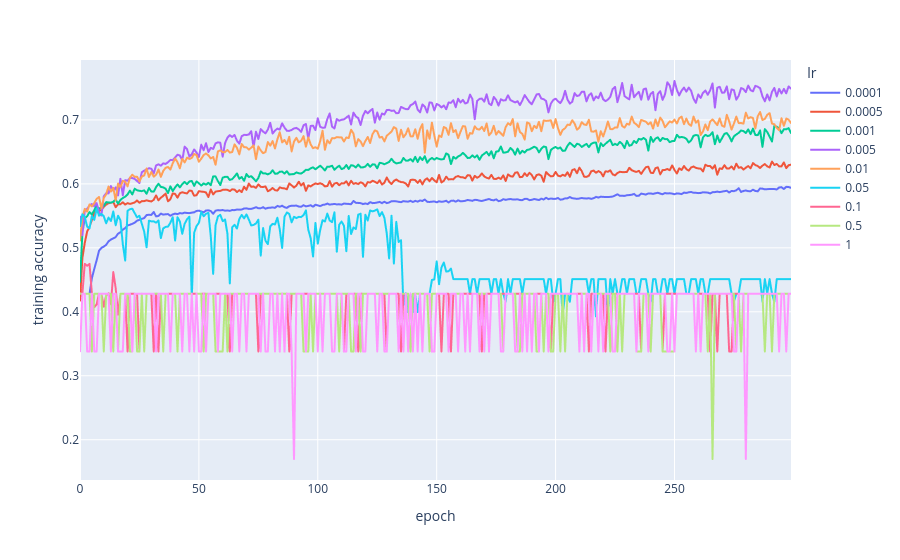
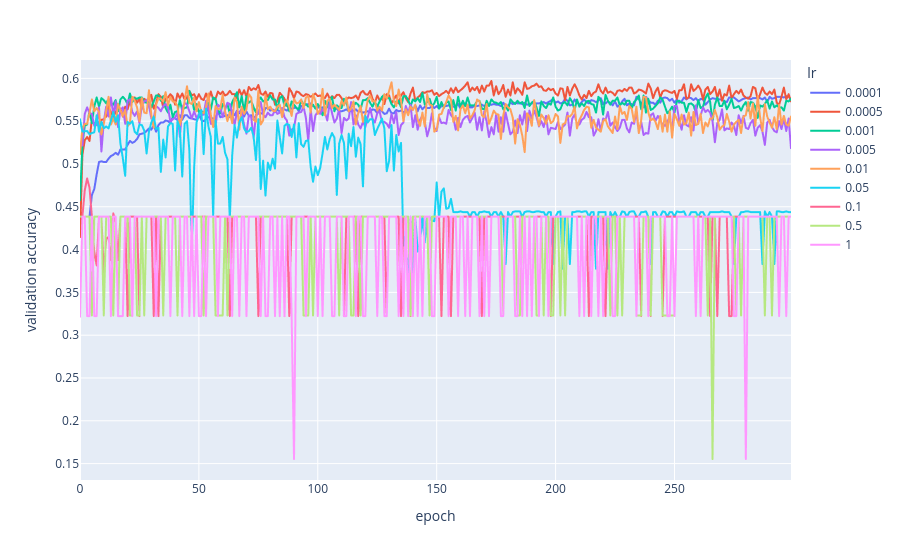

Notebook source saved alongside these figures, in order:
### Code cell
train_and_plot(
    [
        {"lr": 0.0001},
        {"lr": 0.0005},
        {"lr": 0.001},
        {"lr": 0.005},
        {"lr": 0.01},
        {"lr": 0.05},
        {"lr": 0.1},
        {"lr": 0.5},
        {"lr": 1},
    ],
    "lr"
)

### Figure 1 — Plotly figure (JSON) as saved in the notebook; plotly's stock layout.template omitted (floating-point values rounded to 4 significant figures; data arrays with more than 128 entries replaced by an {"elided": "..."} marker saying what was removed)
{"data": [{"hovertemplate": "lr=0.0001<br>epoch=%{x}<br>training accuracy=%{y}<extra></extra>", "legendgroup": "0.0001", "line": {"color": "#636efa", "dash": "solid"}, "marker": {"symbol": "circle"}, "mode": "lines", "name": "0.0001", "showlegend": true, "type": "scattergl", "x": {"elided": "300 int values"}, "xaxis": "x", "y": {"elided": "300 float values"}, "yaxis": "y"}, {"hovertemplate": "lr=0.0005<br>epoch=%{x}<br>training accuracy=%{y}<extra></extra>", "legendgroup": "0.0005", "line": {"color": "#EF553B", "dash": "solid"}, "marker": {"symbol": "circle"}, "mode": "lines", "name": "0.0005", "showlegend": true, "type": "scattergl", "x": {"elided": "300 int values"}, "xaxis": "x", "y": {"elided": "300 float values"}, "yaxis": "y"}, {"hovertemplate": "lr=0.001<br>epoch=%{x}<br>training accuracy=%{y}<extra></extra>", "legendgroup": "0.001", "line": {"color": "#00cc96", "dash": "solid"}, "marker": {"symbol": "circle"}, "mode": "lines", "name": "0.001", "showlegend": true, "type": "scattergl", "x": {"elided": "300 int values"}, "xaxis": "x", "y": {"elided": "300 float values"}, "yaxis": "y"}, {"hovertemplate": "lr=0.005<br>epoch=%{x}<br>training accuracy=%{y}<extra></extra>", "legendgroup": "0.005", "line": {"color": "#ab63fa", "dash": "solid"}, "marker": {"symbol": "circle"}, "mode": "lines", "name": "0.005", "showlegend": true, "type": "scattergl", "x": {"elided": "300 int values"}, "xaxis": "x", "y": {"elided": "300 float values"}, "yaxis": "y"}, {"hovertemplate": "lr=0.01<br>epoch=%{x}<br>training accuracy=%{y}<extra></extra>", "legendgroup": "0.01", "line": {"color": "#FFA15A", "dash": "solid"}, "marker": {"symbol": "circle"}, "mode": "lines", "name": "0.01", "showlegend": true, "type": "scattergl", "x": {"elided": "300 int values"}, "xaxis": "x", "y": {"elided": "300 float values"}, "yaxis": "y"}, {"hovertemplate": "lr=0.05<br>epoch=%{x}<br>training accuracy=%{y}<extra></extra>", "legendgroup": "0.05", "line": {"color": "#19d3f3", "dash": "solid"}, "marker": {"symbol": "circle"}, "mode": "lines", "name": "0.05", "showlegend": true, "type": "scattergl", "x": {"elided": "300 int values"}, "xaxis": "x", "y": {"elided": "300 float values"}, "yaxis": "y"}, {"hovertemplate": "lr=0.1<br>epoch=%{x}<br>training accuracy=%{y}<extra></extra>", "legendgroup": "0.1", "line": {"color": "#FF6692", "dash": "solid"}, "marker": {"symbol": "circle"}, "mode": "lines", "name": "0.1", "showlegend": true, "type": "scattergl", "x": {"elided": "300 int values"}, "xaxis": "x", "y": {"elided": "300 float values"}, "yaxis": "y"}, {"hovertemplate": "lr=0.5<br>epoch=%{x}<br>training accuracy=%{y}<extra></extra>", "legendgroup": "0.5", "line": {"color": "#B6E880", "dash": "solid"}, "marker": {"symbol": "circle"}, "mode": "lines", "name": "0.5", "showlegend": true, "type": "scattergl", "x": {"elided": "300 int values"}, "xaxis": "x", "y": {"elided": "300 float values"}, "yaxis": "y"}, {"hovertemplate": "lr=1<br>epoch=%{x}<br>training accuracy=%{y}<extra></extra>", "legendgroup": "1", "line": {"color": "#FF97FF", "dash": "solid"}, "marker": {"symbol": "circle"}, "mode": "lines", "name": "1", "showlegend": true, "type": "scattergl", "x": {"elided": "300 int values"}, "xaxis": "x", "y": {"elided": "300 float values"}, "yaxis": "y"}], "layout": {"legend": {"title": {"text": "lr"}, "tracegroupgap": 0}, "margin": {"t": 60}, "xaxis": {"anchor": "y", "domain": [0, 1], "title": {"text": "epoch"}}, "yaxis": {"anchor": "x", "domain": [0, 1], "title": {"text": "training accuracy"}}}}

### Figure 2 — Plotly figure (JSON) as saved in the notebook; plotly's stock layout.template omitted (floating-point values rounded to 4 significant figures; data arrays with more than 128 entries replaced by an {"elided": "..."} marker saying what was removed)
{"data": [{"hovertemplate": "lr=0.0001<br>epoch=%{x}<br>validation accuracy=%{y}<extra></extra>", "legendgroup": "0.0001", "line": {"color": "#636efa", "dash": "solid"}, "marker": {"symbol": "circle"}, "mode": "lines", "name": "0.0001", "showlegend": true, "type": "scattergl", "x": {"elided": "300 int values"}, "xaxis": "x", "y": {"elided": "300 float values"}, "yaxis": "y"}, {"hovertemplate": "lr=0.0005<br>epoch=%{x}<br>validation accuracy=%{y}<extra></extra>", "legendgroup": "0.0005", "line": {"color": "#EF553B", "dash": "solid"}, "marker": {"symbol": "circle"}, "mode": "lines", "name": "0.0005", "showlegend": true, "type": "scattergl", "x": {"elided": "300 int values"}, "xaxis": "x", "y": {"elided": "300 float values"}, "yaxis": "y"}, {"hovertemplate": "lr=0.001<br>epoch=%{x}<br>validation accuracy=%{y}<extra></extra>", "legendgroup": "0.001", "line": {"color": "#00cc96", "dash": "solid"}, "marker": {"symbol": "circle"}, "mode": "lines", "name": "0.001", "showlegend": true, "type": "scattergl", "x": {"elided": "300 int values"}, "xaxis": "x", "y": {"elided": "300 float values"}, "yaxis": "y"}, {"hovertemplate": "lr=0.005<br>epoch=%{x}<br>validation accuracy=%{y}<extra></extra>", "legendgroup": "0.005", "line": {"color": "#ab63fa", "dash": "solid"}, "marker": {"symbol": "circle"}, "mode": "lines", "name": "0.005", "showlegend": true, "type": "scattergl", "x": {"elided": "300 int values"}, "xaxis": "x", "y": {"elided": "300 float values"}, "yaxis": "y"}, {"hovertemplate": "lr=0.01<br>epoch=%{x}<br>validation accuracy=%{y}<extra></extra>", "legendgroup": "0.01", "line": {"color": "#FFA15A", "dash": "solid"}, "marker": {"symbol": "circle"}, "mode": "lines", "name": "0.01", "showlegend": true, "type": "scattergl", "x": {"elided": "300 int values"}, "xaxis": "x", "y": {"elided": "300 float values"}, "yaxis": "y"}, {"hovertemplate": "lr=0.05<br>epoch=%{x}<br>validation accuracy=%{y}<extra></extra>", "legendgroup": "0.05", "line": {"color": "#19d3f3", "dash": "solid"}, "marker": {"symbol": "circle"}, "mode": "lines", "name": "0.05", "showlegend": true, "type": "scattergl", "x": {"elided": "300 int values"}, "xaxis": "x", "y": {"elided": "300 float values"}, "yaxis": "y"}, {"hovertemplate": "lr=0.1<br>epoch=%{x}<br>validation accuracy=%{y}<extra></extra>", "legendgroup": "0.1", "line": {"color": "#FF6692", "dash": "solid"}, "marker": {"symbol": "circle"}, "mode": "lines", "name": "0.1", "showlegend": true, "type": "scattergl", "x": {"elided": "300 int values"}, "xaxis": "x", "y": {"elided": "300 float values"}, "yaxis": "y"}, {"hovertemplate": "lr=0.5<br>epoch=%{x}<br>validation accuracy=%{y}<extra></extra>", "legendgroup": "0.5", "line": {"color": "#B6E880", "dash": "solid"}, "marker": {"symbol": "circle"}, "mode": "lines", "name": "0.5", "showlegend": true, "type": "scattergl", "x": {"elided": "300 int values"}, "xaxis": "x", "y": {"elided": "300 float values"}, "yaxis": "y"}, {"hovertemplate": "lr=1<br>epoch=%{x}<br>validation accuracy=%{y}<extra></extra>", "legendgroup": "1", "line": {"color": "#FF97FF", "dash": "solid"}, "marker": {"symbol": "circle"}, "mode": "lines", "name": "1", "showlegend": true, "type": "scattergl", "x": {"elided": "300 int values"}, "xaxis": "x", "y": {"elided": "300 float values"}, "yaxis": "y"}], "layout": {"legend": {"title": {"text": "lr"}, "tracegroupgap": 0}, "margin": {"t": 60}, "xaxis": {"anchor": "y", "domain": [0, 1], "title": {"text": "epoch"}}, "yaxis": {"anchor": "x", "domain": [0, 1], "title": {"text": "validation accuracy"}}}}
